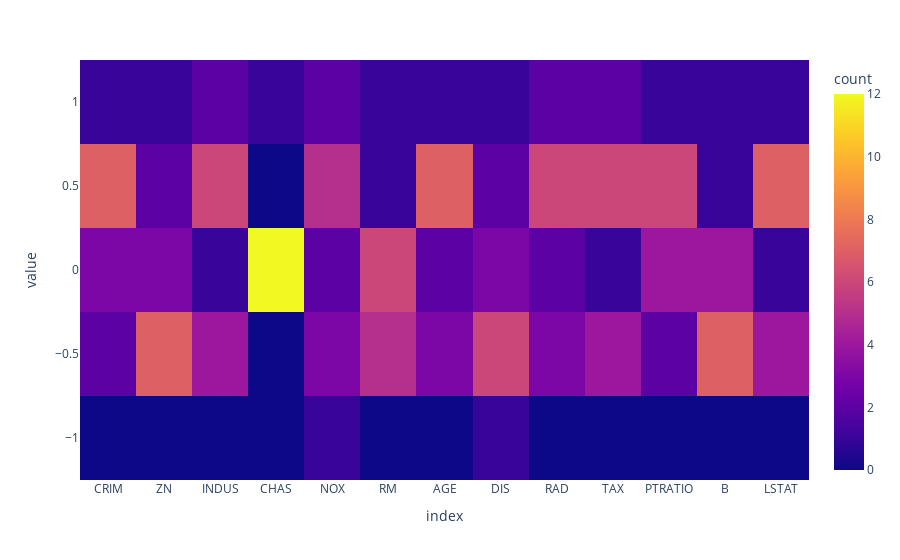

Notebook code for this chart:
### Code cell
px.density_heatmap(boston.corr())

### Figure 1 — Plotly figure (JSON) as saved in the notebook; plotly's stock layout.template omitted (floating-point values rounded to 4 significant figures; data arrays with more than 128 entries replaced by an {"elided": "..."} marker saying what was removed)
{"data": [{"coloraxis": "coloraxis", "hovertemplate": "index=%{x}<br>value=%{y}<br>count=%{z}<extra></extra>", "name": "", "type": "histogram2d", "x": {"elided": "169 str values"}, "xaxis": "x", "xbingroup": "x", "y": {"elided": "169 float values"}, "yaxis": "y", "ybingroup": "y"}], "layout": {"coloraxis": {"colorbar": {"title": {"text": "count"}}, "colorscale": [[0, "#0d0887"], [0.1111, "#46039f"], [0.2222, "#7201a8"], [0.3333, "#9c179e"], [0.4444, "#bd3786"], [0.5556, "#d8576b"], [0.6667, "#ed7953"], [0.7778, "#fb9f3a"], [0.8889, "#fdca26"], [1, "#f0f921"]]}, "legend": {"tracegroupgap": 0}, "margin": {"t": 60}, "xaxis": {"anchor": "y", "domain": [0, 1], "title": {"text": "index"}}, "yaxis": {"anchor": "x", "domain": [0, 1], "title": {"text": "value"}}}}
